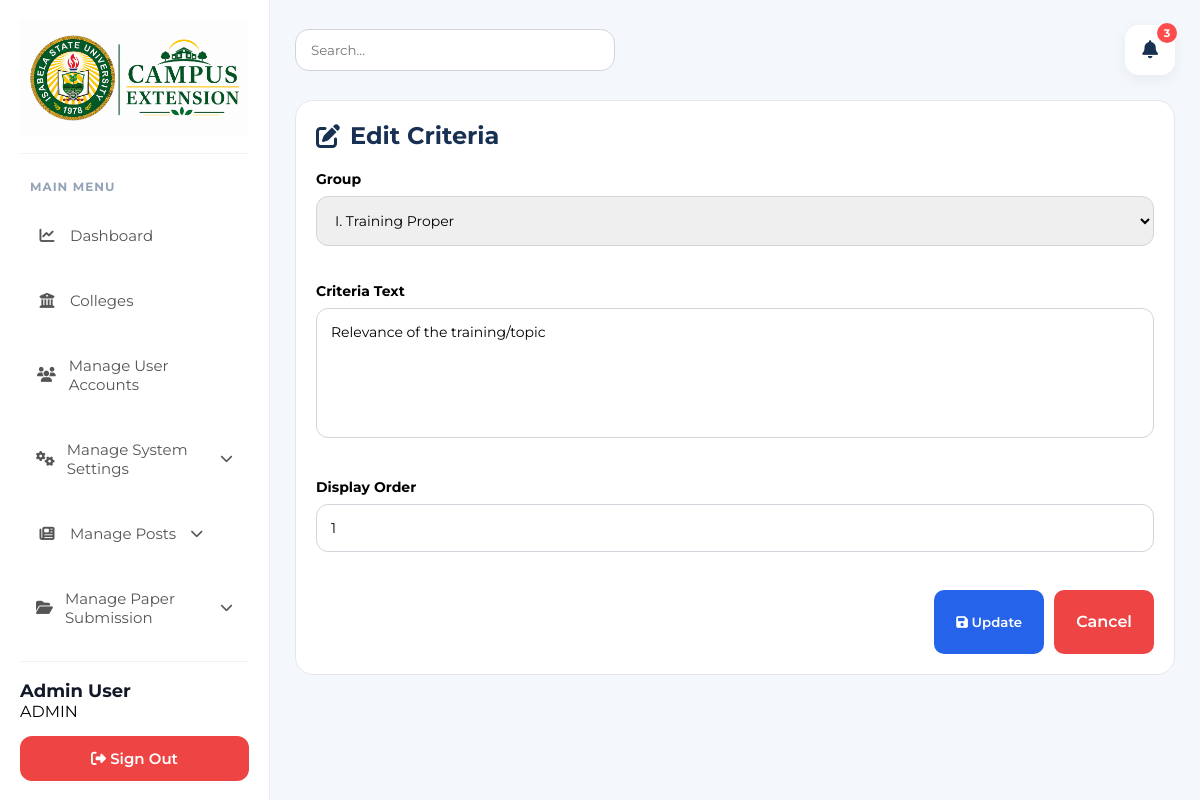
The page /admin/evaluation/edit-criteria?id=1 (signed in) on the database its author committed.
### tables this page shows
CREATE TABLE IF NOT EXISTS `eval_criteria` (
  `id` int NOT NULL AUTO_INCREMENT,
  `group_id` int NOT NULL,
  `criteria_text` text NOT NULL,
  `display_order` int DEFAULT '0',
  `created_at` timestamp NULL DEFAULT CURRENT_TIMESTAMP,
  `updated_at` timestamp NULL DEFAULT CURRENT_TIMESTAMP ON UPDATE CURRENT_TIMESTAMP,
  PRIMARY KEY (`id`),
  KEY `group_id` (`group_id`),
  CONSTRAINT `eval_criteria_ibfk_1` FOREIGN KEY (`group_id`) REFERENCES `eval_groups` (`id`) ON DELETE CASCADE
);

CREATE TABLE IF NOT EXISTS `eval_groups` (
  `id` int NOT NULL AUTO_INCREMENT,
  `name` varchar(255) NOT NULL,
  `display_order` int DEFAULT '0',
  `created_at` timestamp NULL DEFAULT CURRENT_TIMESTAMP,
  `updated_at` timestamp NULL DEFAULT CURRENT_TIMESTAMP ON UPDATE CURRENT_TIMESTAMP,
  PRIMARY KEY (`id`)
);

### app/Http/Controllers/Controller.php (called while the page is built, shortened)
<?php
class Controller
{
    protected function render($view, $data = [])
    {
        require __DIR__ . '/../../views/layouts/app.php';
    }
}

### app/Http/Controllers/Admin/EvaluationController.php (called while the page is built, shortened)
<?php
require_once __DIR__ . '/../../../models/EvaluationGroup.php';
require_once __DIR__ . '/../../../models/EvaluationCriteria.php';
class EvaluationController extends \Controller
{
    private $groupModel;
    private $criteriaModel;
    public function __construct()
    {
        $config = require __DIR__ . '/../../../../config/database.php';
        $pdo = new \PDO("mysql:host={$config['host']};dbname={$config['dbname']};charset={$config['charset']}", $config['username'], $config['password']);
        $pdo->setAttribute(\PDO::ATTR_ERRMODE, \PDO::ERRMODE_EXCEPTION);
        $this->groupModel = new \EvaluationGroup($pdo);
        $this->criteriaModel = new \EvaluationCriteria($pdo);
    }
    public function editCriteria()
    {
        $id = $_GET['id'] ?? 0;
        $criteria = $this->criteriaModel->find($id);
        $groups = $this->groupModel->getAll();
        $this->render('evaluation/edit_criteria', ['criteria' => $criteria, 'groups' => $groups]);
    }
}

### app/models/EvaluationGroup.php (called while the page is built, shortened)
<?php
class EvaluationGroup
{
    private $db;
    public function __construct($pdo)
    {
        $this->db = $pdo;
    }
    public function getAll()
    {
        $stmt = $this->db->query("SELECT * FROM eval_groups ORDER BY display_order ASC");
        return $stmt->fetchAll(PDO::FETCH_ASSOC);
    }
}

### app/models/EvaluationCriteria.php (called while the page is built, shortened)
<?php
class EvaluationCriteria
{
    private $db;
    public function __construct($pdo)
    {
        $this->db = $pdo;
    }
    public function find($id)
    {
        $stmt = $this->db->prepare("SELECT * FROM eval_criteria WHERE id = ?");
        $stmt->execute([$id]);
        return $stmt->fetch(PDO::FETCH_ASSOC);
    }
}

### app/views/admin/evaluation/edit_criteria.php (the view, shortened to what this page needs)
<div class="post-card">
    <div class="post-title"><i class="fas fa-edit"></i> Edit Criteria</div>
    <form method="POST" action="/admin/evaluation/update-criteria">
        <div class="post-grid">
            <div class="post-group full">
                <label class="post-label">Group</label>
                <select name="group_id" class="post-input" required>
                    <?php foreach ($groups as $g): ?>
                        <option value="<?= $g['id'] ?>" <?= ($g['id'] == $criteria['group_id']) ? 'selected' : '' ?>>
                            <?= htmlspecialchars($g['name']) ?>
                        </option>
                    <?php endforeach; ?>
                </select>
            </div>
            <div class="post-group full">
                <label class="post-label">Criteria Text</label>
                <textarea name="criteria_text" class="post-textarea" required><?= htmlspecialchars($criteria['criteria_text']) ?></textarea>
            </div>
            <div class="post-group full">
                <label class="post-label">Display Order</label>
                <input type="number" name="display_order" class="post-input" value="<?= $criteria['display_order'] ?>">
            </div>
        </div>
        <div class="post-btns">
            <button type="submit" class="update-btn"><i class="fas fa-save"></i> Update</button>
            <a href="/admin/evaluation" class="delete-post-btn" style="text-decoration:none; text-align:center; line-height:40px;">Cancel</a>
        </div>
    </form>
</div>

### public/css/admin.css (style rules this page uses)
* { margin: 0; padding: 0; box-sizing: border-box; font-family: 'Montserrat', sans-serif; }
body { display: flex; background: #f4f7fb; }
a { text-decoration: none !important; }
.post-card { background: #fff; border-radius: 18px; padding: 20px; margin-bottom: 20px; border: 1px solid #e5e7eb; }
.post-title { font-size: 24px; font-weight: 700; color: #183153; margin-bottom: 20px; display: flex; align-items: center; gap: 10px; }
.post-grid { display: grid; grid-template-columns: 1fr 1fr; gap: 18px; }
.post-group { margin-bottom: 18px; }
.post-group.full { grid-column: 1 / span 2; }
.post-label { font-size: 14px; font-weight: 700; margin-bottom: 8px; display: block; }
.post-input, .post-select, .post-textarea { width: 100%; border: 1px solid #d1d5db; border-radius: 12px; padding: 14px; font-size: 14px; outline: none; }
.post-textarea { height: 130px; resize: none; }
.post-btns { display: flex; justify-content: flex-end; gap: 10px; margin-top: 20px; }
.update-btn { background: #2563eb; color: #fff; border: none; padding: 12px 22px; border-radius: 10px; cursor: pointer; font-weight: 600; }
.delete-post-btn { background: #ef4444; color: #fff; border: none; padding: 12px 22px; border-radius: 10px; cursor: pointer; font-weight: 600; }
textarea { width: 100% !important; }

### rows shown on the page
eval_criteria: group_id "I. Training Proper", criteria_text "Relevance of the training/topic", display_order "1"

### other values the page prints
$_SESSION['user_name'] "Admin User"
$_SESSION['user_role'] "ADMIN"
